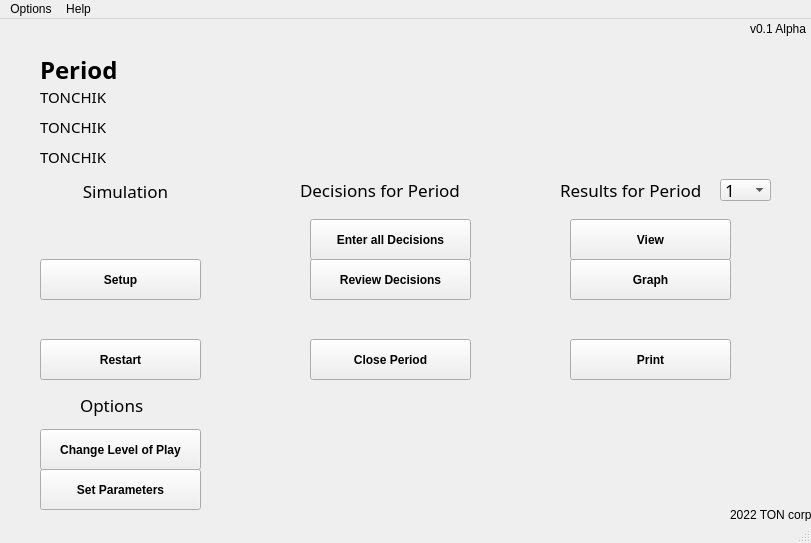
<?xml version="1.0" encoding="UTF-8"?>
<ui version="4.0">
 <class>Mese</class>
 <widget class="QMainWindow" name="Mese">
  <property name="windowModality">
   <enum>Qt::NonModal</enum>
  </property>
  <property name="enabled">
   <bool>true</bool>
  </property>
  <property name="geometry">
   <rect>
    <x>0</x>
    <y>0</y>
    <width>811</width>
    <height>543</height>
   </rect>
  </property>
  <property name="minimumSize">
   <size>
    <width>811</width>
    <height>543</height>
   </size>
  </property>
  <property name="maximumSize">
   <size>
    <width>811</width>
    <height>543</height>
   </size>
  </property>
  <property name="mouseTracking">
   <bool>false</bool>
  </property>
  <property name="tabletTracking">
   <bool>false</bool>
  </property>
  <property name="focusPolicy">
   <enum>Qt::NoFocus</enum>
  </property>
  <property name="contextMenuPolicy">
   <enum>Qt::DefaultContextMenu</enum>
  </property>
  <property name="acceptDrops">
   <bool>false</bool>
  </property>
  <property name="windowTitle">
   <string>Mese</string>
  </property>
  <property name="windowIcon">
   <iconset>
    <normaloff>Images/logo.png</normaloff>Images/logo.png</iconset>
  </property>
  <property name="statusTip">
   <string/>
  </property>
  <property name="whatsThis">
   <string/>
  </property>
  <property name="autoFillBackground">
   <bool>false</bool>
  </property>
  <property name="windowFilePath">
   <string/>
  </property>
  <property name="animated">
   <bool>true</bool>
  </property>
  <property name="documentMode">
   <bool>false</bool>
  </property>
  <property name="dockNestingEnabled">
   <bool>false</bool>
  </property>
  <property name="dockOptions">
   <set>QMainWindow::AllowTabbedDocks|QMainWindow::AnimatedDocks</set>
  </property>
  <property name="unifiedTitleAndToolBarOnMac">
   <bool>false</bool>
  </property>
  <widget class="QWidget" name="centralwidget">
   <property name="enabled">
    <bool>true</bool>
   </property>
   <widget class="QPushButton" name="pushButton_Setup">
    <property name="geometry">
     <rect>
      <x>40</x>
      <y>240</y>
      <width>161</width>
      <height>41</height>
     </rect>
    </property>
    <property name="font">
     <font>
      <weight>75</weight>
      <bold>true</bold>
     </font>
    </property>
    <property name="text">
     <string>Setup</string>
    </property>
   </widget>
   <widget class="QPushButton" name="pushButton_Restart">
    <property name="geometry">
     <rect>
      <x>40</x>
      <y>320</y>
      <width>161</width>
      <height>41</height>
     </rect>
    </property>
    <property name="font">
     <font>
      <weight>75</weight>
      <bold>true</bold>
     </font>
    </property>
    <property name="text">
     <string>Restart</string>
    </property>
   </widget>
   <widget class="QLabel" name="label_Simulation">
    <property name="geometry">
     <rect>
      <x>60</x>
      <y>160</y>
      <width>131</width>
      <height>21</height>
     </rect>
    </property>
    <property name="maximumSize">
     <size>
      <width>141</width>
      <height>16777215</height>
     </size>
    </property>
    <property name="font">
     <font>
      <family>Montserrat Medium</family>
      <pointsize>13</pointsize>
      <weight>50</weight>
      <italic>false</italic>
      <bold>false</bold>
      <underline>false</underline>
      <strikeout>false</strikeout>
      <kerning>true</kerning>
     </font>
    </property>
    <property name="locale">
     <locale language="English" country="UnitedStates"/>
    </property>
    <property name="text">
     <string comment="30">Simulation</string>
    </property>
    <property name="textFormat">
     <enum>Qt::AutoText</enum>
    </property>
    <property name="scaledContents">
     <bool>false</bool>
    </property>
    <property name="alignment">
     <set>Qt::AlignCenter</set>
    </property>
    <property name="wordWrap">
     <bool>false</bool>
    </property>
    <property name="margin">
     <number>0</number>
    </property>
    <property name="indent">
     <number>-1</number>
    </property>
    <property name="textInteractionFlags">
     <set>Qt::LinksAccessibleByKeyboard|Qt::TextSelectableByKeyboard|Qt::TextSelectableByMouse</set>
    </property>
    <property name="buddy">
     <cstring></cstring>
    </property>
   </widget>
   <widget class="QLabel" name="label_ResultsforPeriod">
    <property name="geometry">
     <rect>
      <x>560</x>
      <y>160</y>
      <width>161</width>
      <height>21</height>
     </rect>
    </property>
    <property name="font">
     <font>
      <family>Montserrat Medium</family>
      <pointsize>13</pointsize>
     </font>
    </property>
    <property name="text">
     <string>Results for Period </string>
    </property>
   </widget>
   <widget class="QLabel" name="label_DecisionsforPeriod">
    <property name="geometry">
     <rect>
      <x>300</x>
      <y>150</y>
      <width>201</width>
      <height>41</height>
     </rect>
    </property>
    <property name="font">
     <font>
      <family>Montserrat Medium</family>
      <pointsize>13</pointsize>
     </font>
    </property>
    <property name="layoutDirection">
     <enum>Qt::LeftToRight</enum>
    </property>
    <property name="text">
     <string>Decisions for Period </string>
    </property>
   </widget>
   <widget class="QPushButton" name="pushButton_EnterallDecisions">
    <property name="geometry">
     <rect>
      <x>310</x>
      <y>200</y>
      <width>161</width>
      <height>41</height>
     </rect>
    </property>
    <property name="font">
     <font>
      <weight>75</weight>
      <bold>true</bold>
     </font>
    </property>
    <property name="text">
     <string>Enter all Decisions</string>
    </property>
   </widget>
   <widget class="QPushButton" name="pushButton_ReviewDecisions">
    <property name="geometry">
     <rect>
      <x>310</x>
      <y>240</y>
      <width>161</width>
      <height>41</height>
     </rect>
    </property>
    <property name="font">
     <font>
      <weight>75</weight>
      <bold>true</bold>
     </font>
    </property>
    <property name="text">
     <string>Review Decisions</string>
    </property>
   </widget>
   <widget class="QPushButton" name="pushButton_ClosePeriod">
    <property name="geometry">
     <rect>
      <x>310</x>
      <y>320</y>
      <width>161</width>
      <height>41</height>
     </rect>
    </property>
    <property name="font">
     <font>
      <weight>75</weight>
      <bold>true</bold>
     </font>
    </property>
    <property name="text">
     <string>Close Period</string>
    </property>
   </widget>
   <widget class="QPushButton" name="pushButton_View">
    <property name="geometry">
     <rect>
      <x>570</x>
      <y>200</y>
      <width>161</width>
      <height>41</height>
     </rect>
    </property>
    <property name="font">
     <font>
      <weight>75</weight>
      <bold>true</bold>
     </font>
    </property>
    <property name="text">
     <string>View</string>
    </property>
   </widget>
   <widget class="QPushButton" name="pushButton_Graph">
    <property name="geometry">
     <rect>
      <x>570</x>
      <y>240</y>
      <width>161</width>
      <height>41</height>
     </rect>
    </property>
    <property name="font">
     <font>
      <weight>75</weight>
      <bold>true</bold>
     </font>
    </property>
    <property name="text">
     <string>Graph</string>
    </property>
   </widget>
   <widget class="QPushButton" name="pushButton_Print">
    <property name="geometry">
     <rect>
      <x>570</x>
      <y>320</y>
      <width>161</width>
      <height>41</height>
     </rect>
    </property>
    <property name="font">
     <font>
      <weight>75</weight>
      <bold>true</bold>
     </font>
    </property>
    <property name="text">
     <string>Print</string>
    </property>
   </widget>
   <widget class="QLabel" name="label_Options">
    <property name="geometry">
     <rect>
      <x>80</x>
      <y>370</y>
      <width>71</width>
      <height>31</height>
     </rect>
    </property>
    <property name="font">
     <font>
      <family>Montserrat Medium</family>
      <pointsize>13</pointsize>
     </font>
    </property>
    <property name="text">
     <string>Options</string>
    </property>
   </widget>
   <widget class="QPushButton" name="pushButton_SetParameters">
    <property name="geometry">
     <rect>
      <x>40</x>
      <y>450</y>
      <width>161</width>
      <height>41</height>
     </rect>
    </property>
    <property name="font">
     <font>
      <weight>75</weight>
      <bold>true</bold>
     </font>
    </property>
    <property name="text">
     <string>Set Parameters</string>
    </property>
   </widget>
   <widget class="QPushButton" name="pushButton_ChangeLevelOfPlay">
    <property name="geometry">
     <rect>
      <x>40</x>
      <y>410</y>
      <width>161</width>
      <height>41</height>
     </rect>
    </property>
    <property name="font">
     <font>
      <weight>75</weight>
      <bold>true</bold>
     </font>
    </property>
    <property name="text">
     <string>Change Level of Play</string>
    </property>
   </widget>
   <widget class="QLabel" name="label_company">
    <property name="geometry">
     <rect>
      <x>730</x>
      <y>480</y>
      <width>141</width>
      <height>31</height>
     </rect>
    </property>
    <property name="text">
     <string>2022 TON corp.</string>
    </property>
    <property name="openExternalLinks">
     <bool>false</bool>
    </property>
   </widget>
   <widget class="QLabel" name="label_Version">
    <property name="geometry">
     <rect>
      <x>750</x>
      <y>0</y>
      <width>61</width>
      <height>20</height>
     </rect>
    </property>
    <property name="text">
     <string>v0.1 Alpha</string>
    </property>
   </widget>
   <widget class="QLabel" name="label_currentPeriod">
    <property name="geometry">
     <rect>
      <x>40</x>
      <y>30</y>
      <width>151</width>
      <height>41</height>
     </rect>
    </property>
    <property name="font">
     <font>
      <family>Montserrat SemiBold</family>
      <pointsize>18</pointsize>
      <weight>75</weight>
      <bold>true</bold>
     </font>
    </property>
    <property name="text">
     <string>Period</string>
    </property>
   </widget>
   <widget class="QLabel" name="img_theFirstp">
    <property name="geometry">
     <rect>
      <x>10</x>
      <y>70</y>
      <width>20</width>
      <height>20</height>
     </rect>
    </property>
    <property name="text">
     <string/>
    </property>
    <property name="pixmap">
     <pixmap>Images/medal.png</pixmap>
    </property>
    <property name="scaledContents">
     <bool>true</bool>
    </property>
   </widget>
   <widget class="QLabel" name="img_theSecondp">
    <property name="geometry">
     <rect>
      <x>10</x>
      <y>100</y>
      <width>20</width>
      <height>20</height>
     </rect>
    </property>
    <property name="text">
     <string/>
    </property>
    <property name="pixmap">
     <pixmap>Images/medal (1).png</pixmap>
    </property>
    <property name="scaledContents">
     <bool>true</bool>
    </property>
   </widget>
   <widget class="QLabel" name="img_theThirdp">
    <property name="geometry">
     <rect>
      <x>10</x>
      <y>130</y>
      <width>20</width>
      <height>20</height>
     </rect>
    </property>
    <property name="text">
     <string/>
    </property>
    <property name="pixmap">
     <pixmap>Images/medal (2).png</pixmap>
    </property>
    <property name="scaledContents">
     <bool>true</bool>
    </property>
   </widget>
   <widget class="QLabel" name="label_theFirstp">
    <property name="geometry">
     <rect>
      <x>40</x>
      <y>70</y>
      <width>91</width>
      <height>16</height>
     </rect>
    </property>
    <property name="font">
     <font>
      <family>Montserrat</family>
      <pointsize>11</pointsize>
     </font>
    </property>
    <property name="text">
     <string>TONCHIK</string>
    </property>
   </widget>
   <widget class="QLabel" name="label_theSecondp">
    <property name="geometry">
     <rect>
      <x>40</x>
      <y>100</y>
      <width>91</width>
      <height>16</height>
     </rect>
    </property>
    <property name="font">
     <font>
      <family>Montserrat</family>
      <pointsize>11</pointsize>
     </font>
    </property>
    <property name="text">
     <string>TONCHIK</string>
    </property>
   </widget>
   <widget class="QLabel" name="label_theThirdp">
    <property name="geometry">
     <rect>
      <x>40</x>
      <y>130</y>
      <width>81</width>
      <height>16</height>
     </rect>
    </property>
    <property name="font">
     <font>
      <family>Montserrat</family>
      <pointsize>11</pointsize>
     </font>
    </property>
    <property name="text">
     <string>TONCHIK</string>
    </property>
   </widget>
   <widget class="QComboBox" name="comboBox">
    <property name="geometry">
     <rect>
      <x>720</x>
      <y>160</y>
      <width>51</width>
      <height>22</height>
     </rect>
    </property>
    <property name="font">
     <font>
      <family>Montserrat Medium</family>
      <pointsize>13</pointsize>
     </font>
    </property>
    <item>
     <property name="text">
      <string>1</string>
     </property>
    </item>
    <item>
     <property name="text">
      <string>99</string>
     </property>
    </item>
    <item>
     <property name="text">
      <string>2</string>
     </property>
    </item>
   </widget>
  </widget>
  <widget class="QStatusBar" name="statusbar"/>
  <widget class="QMenuBar" name="menubar">
   <property name="geometry">
    <rect>
     <x>0</x>
     <y>0</y>
     <width>811</width>
     <height>21</height>
    </rect>
   </property>
   <widget class="QMenu" name="menuOptions">
    <property name="title">
     <string>Options</string>
    </property>
    <widget class="QMenu" name="menuLanguage">
     <property name="tabletTracking">
      <bool>false</bool>
     </property>
     <property name="whatsThis">
      <string/>
     </property>
     <property name="title">
      <string>Language</string>
     </property>
     <addaction name="actionEnglish"/>
     <addaction name="action_Rus"/>
    </widget>
    <widget class="QMenu" name="menuTheme">
     <property name="title">
      <string>Theme</string>
     </property>
     <addaction name="actionDark"/>
     <addaction name="actionLight"/>
    </widget>
    <addaction name="menuLanguage"/>
    <addaction name="separator"/>
    <addaction name="menuTheme"/>
   </widget>
   <widget class="QMenu" name="menuHelp">
    <property name="title">
     <string>Help</string>
    </property>
    <addaction name="actionContact_us"/>
   </widget>
   <addaction name="menuOptions"/>
   <addaction name="menuHelp"/>
  </widget>
  <action name="actionEnglish">
   <property name="checkable">
    <bool>true</bool>
   </property>
   <property name="checked">
    <bool>false</bool>
   </property>
   <property name="text">
    <string>English</string>
   </property>
   <property name="shortcutVisibleInContextMenu">
    <bool>false</bool>
   </property>
  </action>
  <action name="action_Rus">
   <property name="checkable">
    <bool>true</bool>
   </property>
   <property name="text">
    <string>Русский</string>
   </property>
  </action>
  <action name="actionDark">
   <property name="checkable">
    <bool>true</bool>
   </property>
   <property name="text">
    <string>Dark</string>
   </property>
  </action>
  <action name="actionLight">
   <property name="checkable">
    <bool>true</bool>
   </property>
   <property name="text">
    <string>Light</string>
   </property>
  </action>
  <action name="actionContact_us">
   <property name="text">
    <string>Contact us</string>
   </property>
  </action>
 </widget>
 <resources/>
 <connections/>
</ui>
